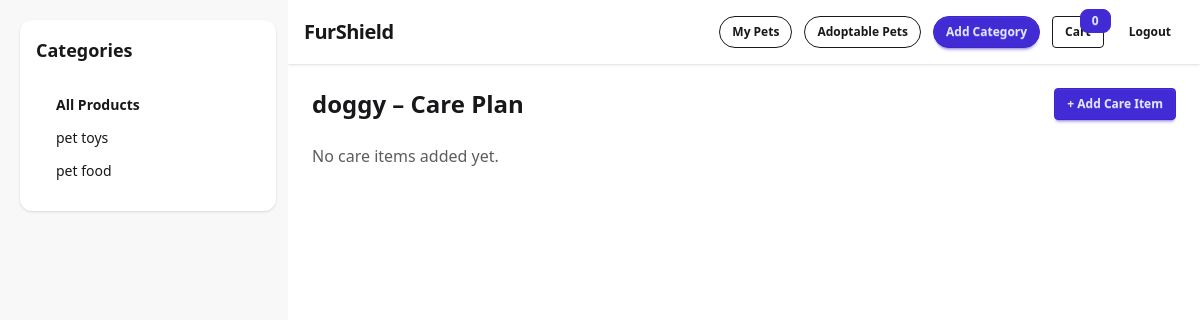
/pets/1/care/ (signed in), run on the app's committed database.
### myapp/models.py (models this page shows, shortened)
class Pet(models.Model):
    owner = models.ForeignKey(
        User,
        on_delete=models.CASCADE,
        related_name='pets',
        null=True,
        blank=True
    )
    shelter = models.ForeignKey(
        User,
        on_delete=models.CASCADE,
        related_name='shelter_pets',
        null=True,
        blank=True
    )
    is_adoptable = models.BooleanField(default=False)
    image = models.ImageField(upload_to='pets/', blank=True, null=True)
    pet_name = models.CharField(max_length=100)
    pet_type = models.CharField(max_length=50)
    age = models.PositiveIntegerField(null=True, blank=True)
    breed = models.CharField(max_length=100, blank=True)
    gender = models.CharField(max_length=20)
    special_needs = models.BooleanField(default=False)

class Category(models.Model):
    name = models.CharField(max_length=100)
    image = models.ImageField(upload_to='category_images/')

### myapp/views.py (the view)
# urls.py: path('pets/<int:pet_id>/care/', views.pet_care_list, name='pet_care_list'),
@login_required
def pet_care_list(request, pet_id):
    pet = get_object_or_404(Pet, id=pet_id, owner=request.user)
    care_items = pet.care_items.select_related('category')
    return render(request, 'care/pet_care_list.html', {
        'pet': pet,
        'care_items': care_items
    })

### myapp/context_processors.py (called while the page is built)
def categories_processor(request):
    from .models import Category
    return {
        'categories': Category.objects.all()
    }

### myapp/templates/care/pet_care_list.html
{% extends 'base.html' %}
{% block content %}
<div class="max-w-5xl mx-auto">
  <div class="flex justify-between items-center mb-6">
    <h2 class="text-2xl font-bold">
      {{ pet.pet_name }} – Care Plan
    </h2>
    <a href="{% url 'add_care_item' pet.id %}"
       class="btn btn-primary btn-sm">
      + Add Care Item
    </a>
  </div>
  {% if care_items %}
    <div class="grid gap-4">
      {% for item in care_items %}
      <div class="card bg-base-100 shadow">
        <div class="card-body">
          <div class="flex justify-between">
            <div>
              <h3 class="font-semibold text-lg">
                {{ item.title }}
              </h3>
              <p class="text-sm opacity-70">
                {{ item.category.name }} • {{ item.frequency }}
              </p>
              <p class="mt-2">
                {{ item.description }}
              </p>
            </div>
            <div class="flex gap-2">
              <a href="{% url 'edit_care_item' item.id %}"
                 class="btn btn-xs btn-outline">
                Edit
              </a>
              <a href="{% url 'delete_care_item' item.id %}"
                 class="btn btn-xs btn-error">
                Delete
              </a>
            </div>
          </div>
        </div>
      </div>
      {% endfor %}
    </div>
  {% else %}
    <p class="opacity-70">No care items added yet.</p>
  {% endif %}
</div>
{% endblock %}

### myapp/templates/partials/category_sidebar.html
<div class="w-full md:w-64 bg-base-100 rounded-xl shadow p-4">
  <h3 class="text-lg font-bold mb-4">Categories</h3>
  <ul class="menu bg-base-100 rounded-box">
    <li>
      <a href="{% url 'view_products' %}" class="font-semibold">
        All Products
      </a>
    </li>
    {% for category in categories %}
    <li>
      <a href="{% url 'category_products' category.id %}">
        {{ category.name }}
      </a>
    </li>
    {% empty %}
    <li class="opacity-70">No categories</li>
    {% endfor %}
  </ul>
</div>

### data on the page
Pet: pet_name "doggy"
Category: name "pet toys"
Category: name "pet food"

### other printed values
{{ request.session.cart|length|default:"0" }} "0"
